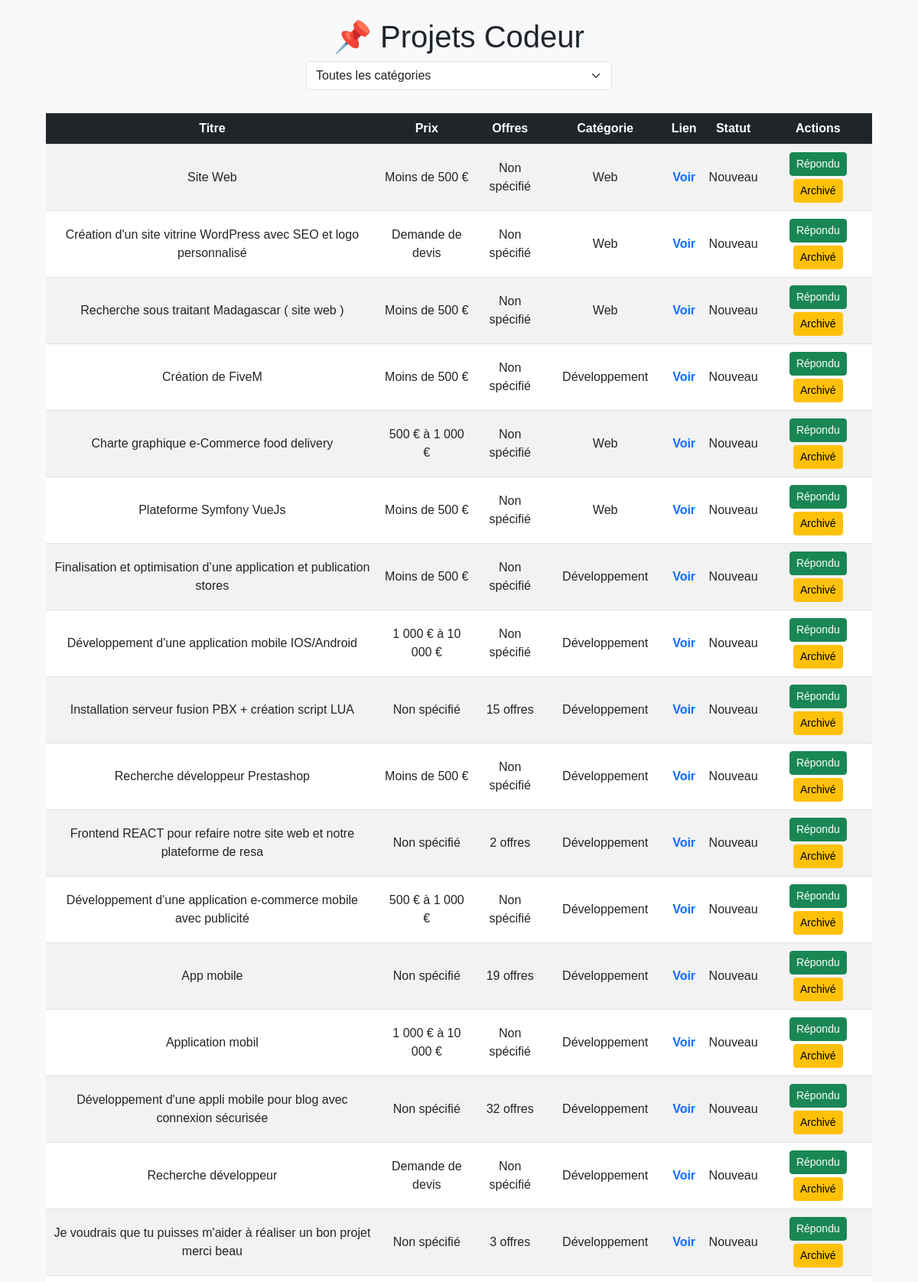
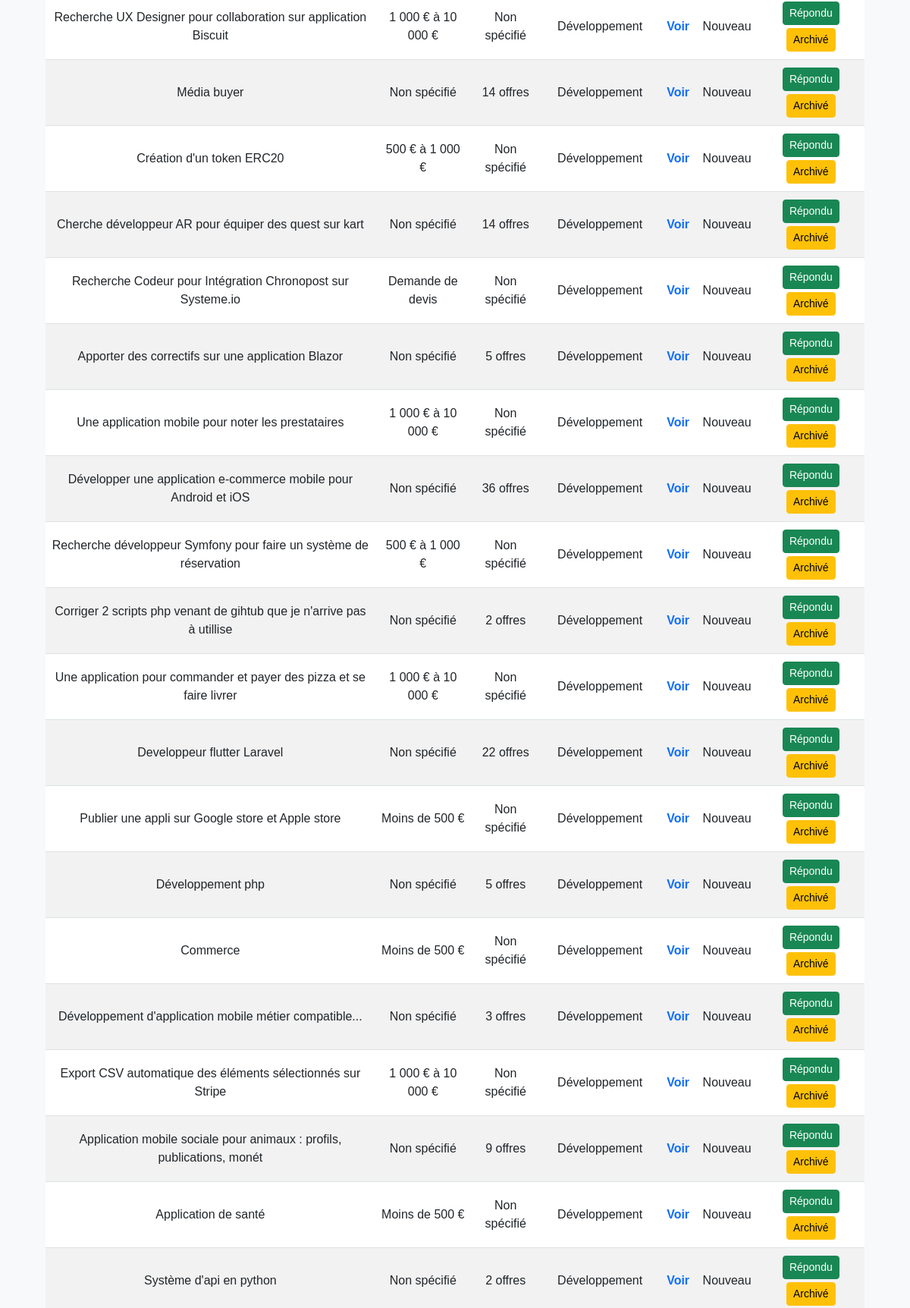
The page / (upper part) on the database its author committed (2 pictures, top to bottom).
### tables this page shows
CREATE TABLE projects (
                id INTEGER PRIMARY KEY AUTOINCREMENT,
                title TEXT,
                link TEXT UNIQUE,
                price TEXT,
                timestamp DATETIME DEFAULT CURRENT_TIMESTAMP, offers TEXT, category TEXT, status TEXT DEFAULT 'Nouveau');

### app.py (the view)
@app.route('/')
def home():
    return render_template("index.html", projects=get_projects())

### app.py (called while the page is built)
def get_projects(status="Nouveau"):
    conn = sqlite3.connect(DB_NAME)
    c = conn.cursor()
    c.execute("SELECT id, title, link, price, offers, category, status FROM projects WHERE status = ? ORDER BY timestamp DESC", (status,))
    projects = [{"id": row[0], "title": row[1], "link": row[2], "price": row[3], "offers": row[4], "category": row[5], "status": row[6]} for row in c.fetchall()]
    conn.close()
    return projects

### templates/index.html (shortened to what this page needs)
<!DOCTYPE html>
<html lang="fr">
<head>
    <link href="https://cdn.jsdelivr.net/npm/bootstrap@5.3.0/dist/css/bootstrap.min.css" rel="stylesheet">
</head>
<body>
    <div class="container text-center">
        <h1 class="mt-4"><span style="color:red;">📌</span> Projets Codeur</h1>
     <select id="categoryFilter" class="form-select category-filter">
    <option value="all">Toutes les catégories</option>
</select>
    </div>
    <div class="table-container">
        <table class="table table-striped table-hover">
            <thead>
                <tr>
                    <th>Titre</th>
                    <th>Prix</th>
                    <th>Offres</th>
                    <th scope="col">Catégorie</th>
                    <th>Lien</th>
                    <th>Statut</th>
                    <th>Actions</th>
                </tr>
            </thead>
            <tbody id="projectsTable">
                {% for project in projects %}
              <tr class="project-row" data-category="{{ project['category'] }}" data-id="{{ project['id'] }}">
    <td>{{ project['title'] }}</td>
    <td>{{ project['price'] }}</td>
    <td>{{ project['offers'] }}</td>
    <td>{{ project['category'] }}</td>
    <td><a href="{{ project['link'] }}" class="link-btn" target="_blank">Voir</a></td>
    <td id="status-{{ project['id'] }}">{{ project['status'] }}</td>
    <td>
        <button class="btn btn-success btn-sm status-btn" onclick="updateStatus({{ project['id'] }}, 'Répondu')">Répondu</button>
        <button class="btn btn-warning btn-sm status-btn" onclick="updateStatus({{ project['id'] }}, 'Archivé')">Archivé</button>
    </td>
</tr>
            {% endfor %}
            </tbody>
        </table>
    </div>
</body>
</html>

### templates/index.html (style rules this page uses)
body { background-color: #f8f9fa; font-family: Arial, sans-serif; }
.table-container { max-width: 90%; margin: auto; margin-top: 30px; }
.category-filter { width: 100%; max-width: 400px; margin: auto; margin-bottom: 20px; }
.table th { background-color: #212529; color: white; text-align: center; }
.table td { vertical-align: middle; text-align: center; }
.link-btn { text-decoration: none; font-weight: bold; color: #0d6efd; }
.status-btn { margin: 2px; }

### rows shown on the page
projects: title "Site Web", price "Moins de 500 €", offers "Non spécifié", category "Web", status "Nouveau"
projects: title "Création d'un site vitrine WordPress avec SEO et logo personnalisé", price "Demande de devis", offers "Non spécifié", category "Web", status "Nouveau"
projects: title "Recherche sous traitant Madagascar ( site web )", price "Moins de 500 €", offers "Non spécifié", category "Web", status "Nouveau"
projects: title "Création de FiveM", price "Moins de 500 €", offers "Non spécifié", category "Développement", status "Nouveau"
projects: title "Charte graphique e-Commerce food delivery", price "500 € à 1 000 €", offers "Non spécifié", category "Web", status "Nouveau"
projects: title "Plateforme Symfony VueJs", price "Moins de 500 €", offers "Non spécifié", category "Web", status "Nouveau"
projects: title "Finalisation et optimisation d’une application et publication stores", price "Moins de 500 €", offers "Non spécifié", category "Développement", status "Nouveau"
projects: title "Développement d'une application mobile IOS/Android", price "1 000 € à 10 000 €", offers "Non spécifié", category "Développement", status "Nouveau"
projects: title "Installation serveur fusion PBX + création script LUA", price "Non spécifié", offers "15 offres", category "Développement", status "Nouveau"
projects: title "Recherche développeur Prestashop", price "Moins de 500 €", offers "Non spécifié", category "Développement", status "Nouveau"
projects: title "Frontend REACT pour refaire notre site web et notre plateforme de resa", price "Non spécifié", offers "2 offres", category "Développement", status "Nouveau"
projects: title "Développement d'une application e-commerce mobile avec publicité", price "500 € à 1 000 €", offers "Non spécifié", category "Développement", status "Nouveau"
projects: title "App mobile", price "Non spécifié", offers "19 offres", category "Développement", status "Nouveau"
projects: title "Application mobil", price "1 000 € à 10 000 €", offers "Non spécifié", category "Développement", status "Nouveau"
projects: title "Développement d'une appli mobile pour blog avec connexion sécurisée", price "Non spécifié", offers "32 offres", category "Développement", status "Nouveau"
projects: title "Recherche développeur", price "Demande de devis", offers "Non spécifié", category "Développement", status "Nouveau"
projects: title "Je voudrais que tu puisses m'aider à réaliser un bon projet merci beau", price "Non spécifié", offers "3 offres", category "Développement", status "Nouveau"
projects: title "Recherche UX Designer pour collaboration sur application Biscuit", price "1 000 € à 10 000 €", offers "Non spécifié", category "Développement", status "Nouveau"
projects: title "Média buyer", price "Non spécifié", offers "14 offres", category "Développement", status "Nouveau"
projects: title "Création d'un token ERC20", price "500 € à 1 000 €", offers "Non spécifié", category "Développement", status "Nouveau"
projects: title "Cherche développeur AR pour équiper des quest sur kart", price "Non spécifié", offers "14 offres", category "Développement", status "Nouveau"
projects: title "Recherche Codeur pour Intégration Chronopost sur Systeme.io", price "Demande de devis", offers "Non spécifié", category "Développement", status "Nouveau"
projects: title "Apporter des correctifs sur une application Blazor", price "Non spécifié", offers "5 offres", category "Développement", status "Nouveau"
projects: title "Une application mobile pour noter les prestataires", price "1 000 € à 10 000 €", offers "Non spécifié", category "Développement", status "Nouveau"
projects: title "Développer une application e-commerce mobile pour Android et iOS", price "Non spécifié", offers "36 offres", category "Développement", status "Nouveau"
projects: title "Recherche développeur Symfony pour faire un système de réservation", price "500 € à 1 000 €", offers "Non spécifié", category "Développement", status "Nouveau"
projects: title "Corriger 2 scripts php venant de gihtub que je n'arrive pas à utillise", price "Non spécifié", offers "2 offres", category "Développement", status "Nouveau"
projects: title "Une application pour commander et payer des pizza et se faire livrer", price "1 000 € à 10 000 €", offers "Non spécifié", category "Développement", status "Nouveau"
projects: title "Developpeur flutter Laravel", price "Non spécifié", offers "22 offres", category "Développement", status "Nouveau"
projects: title "Publier une appli sur Google store et Apple store", price "Moins de 500 €", offers "Non spécifié", category "Développement", status "Nouveau"
projects: title "Développement php", price "Non spécifié", offers "5 offres", category "Développement", status "Nouveau"
projects: title "Commerce", price "Moins de 500 €", offers "Non spécifié", category "Développement", status "Nouveau"
projects: title "Développement d'application mobile métier compatible...", price "Non spécifié", offers "3 offres", category "Développement", status "Nouveau"
projects: title "Export CSV automatique des éléments sélectionnés sur Stripe", price "1 000 € à 10 000 €", offers "Non spécifié", category "Développement", status "Nouveau"
projects: title "Application mobile sociale pour animaux : profils, publications, monét", price "Non spécifié", offers "9 offres", category "Développement", status "Nouveau"
projects: title "Application de santé", price "Moins de 500 €", offers "Non spécifié", category "Développement", status "Nouveau"
projects: title "Système d'api en python", price "Non spécifié", offers "2 offres", category "Développement", status "Nouveau"
